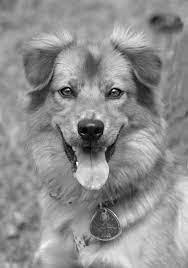
%> input picture exercises/image.jpeg, 188 x 268 px
$ octave esercitazione_12.m   (GNU Octave 9; MATLAB toolbox functions it lacks are replaced by stand-ins)
%> lines starting %> are read from the running program, lines starting %| are printed output that depends on the picture
%> the answer given: image.jpeg
%> further down, original is the input picture: size 268x188x3 uint8; min 0, max 255, mean 142.6
### exercises/checkGrey.m
% check if the image is grey level,
% in case it isn't it returns the grey level one

function mat = checkGrey(mat)
    tmp=size(size(mat));
%> tmp = [1 3]
    if(tmp(2)==3)
        mat=rgb2gray(mat);
    end
end

### exercises/resizeImage.m
% this function modifies the size of an image
% so its dimensions are a multiple of n,
% it will be used to divide the image in NxN blocks

function [image, numBlocks] = resizeImage(image, dimBlock)
%> called with dimBlock = 8
    dim = int16(size(image));
%> dim = [268 188]
    numBlocks = idivide(dim, dimBlock);
%> numBlocks = [33 23]
    newDim = numBlocks * 8;
%> newDim = [264 184]
    image = image(1:newDim(1), 1:newDim(2));
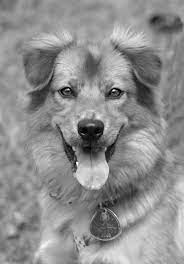
%> image: size 264x184 uint8; min 0, max 255, mean 142.1
end

### exercises/esercitazione_12.m
% ES 12
% Download  a  gray-level  image  (or  convert  a  color  image  to  a  grey-level    one)  compute  the
% discrete cosine transform (block 8x8) and plot it at a proper scale. Threshold the values of
% the  coefficients  of  the  cosine  transform  (the  threshold  is  parametric)  and  perform  the
% inverse  discrete  cosine transform.  Try  several  values  of  threshold  (i.e.,  the  mean  value  of
% the coefficients, the maximum value/2, ...) to investigate different strategy of thresholding
% masking.

% Clear command window.
clc;
% Delete all variables.
clear;
% Close all figure windows except those created by imtool.
close all;
% Close all figure windows created by imtool.
imtool close all;

[file, path] = uigetfile({'*.tiff;*.jpg;*.png;*.jpeg'}, "select an image");
original = imread(strcat(path, file));
% convert the image to gray level
image = checkGrey(original);
% modifies the size of the image to a multiple of block_size
block_size = 8;
image = resizeImage(image, block_size);
dim = size(image);
%> dim = [264 184]
% Display the transformed image using a logarithmic scale, in order to see
% which frequencies could be filtered
imTrasformed = dct2(image);
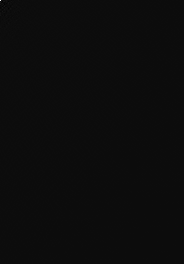
%> imTrasformed: size 264x184 double; min -1677.9, max 31319.3, mean 0.6; drawn with min black and max white
imshow(log(abs(imTrasformed)), []);
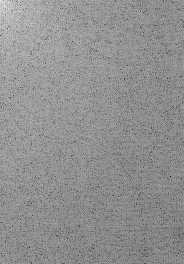
%> displayed picture: size 264x184, on the screen's scale of 0 to 255; min 0, max 255, mean 144.5
colormap parula;
colorbar;

% the threshold is set by the user
thresh = input("set the threshold ");
%> the answer given: 100

% The threshold is set by the user the higher frequencies are eliminated.
% This loop take a block of block_sizeXblock_size at once,
% executes on them the dct transform, applies the threshold and
% perform the inverse dct transform
imUserThreshL = image;

for i = 1:+block_size:dim(1)

    for j = 1:+block_size:dim(2)
        tmp = imUserThreshL(i:i + block_size - 1, j:j + block_size - 1);
        tmp = dct2(tmp);
        tmp(log(abs(tmp)) > thresh) = 0;
        tmp = idct2(tmp);
        imUserThreshL(i:(i + block_size - 1), j:(j + block_size - 1)) = tmp;

    end

end
%> after the loop, tmp = [166 164 164 168 174 175 169 163; 156 163 169 169 164 160 161 164; 154 161 166 166 159 154 154 157; 163 160 158 161 164 163 156 148; 164 161 160 163 168 167 160 153; 151 159 166 167 164 161 163 166; 141 150 159 162 160 160 163 167; 141 140 143 151 162 166 163 159]

% The threshold is the mean value, we take only the lower.
% This loop take a block of block_sizeXblock_size at once,
% executes on them the dct transform, applies the threshold and
% perform the inverse dct transform
imThreshMeanL = image;

for i = 1:+block_size:dim(1)

    for j = 1:+block_size:dim(2)
        tmp = imThreshMeanL(i:i + block_size - 1, j:j + block_size - 1);
        tmp = dct2(tmp);
        tmp(abs(tmp) > mean(abs(tmp), 'all')) = 0;
        tmp = idct2(tmp);
        imThreshMeanL(i:(i + block_size - 1), j:(j + block_size - 1)) = tmp;

    end

end
%> after the loop, tmp = [-2.46 0.3 3.94 5.97 6.82 5.85 3.49 2.25; -4.13 -1.89 0.474 2.44 2.59 0.563 -2.08 -3.83; -4.98 -2.74 -1.38 0.594 -1.26 -4.29 -7.93 -9.68; -2.18 -0.425 1.22 2.25 0.0968 -2.87 -6.23 -9.48; 0.445 2.2 4.84 5.87 5.72 2.75 -0.606 -2.85; -3.35 -0.104 3.26 6.23 8.37 7.34 5.7 3.95; -12.2 -7.95 -2.59 2.38 5.52 7.49 6.85 6.1; -19.28 -15.52 -8.88 -2.85 3 5.03 5.67 6.43]

% The threshold is the max/2 value, we take only the lower.
% This loop take a block of block_sizeXblock_size at once,
% executes on them the dct transform, applies the threshold and
% perform the inverse dct transform
imThreshMaxL = image;

for i = 1:+block_size:dim(1)

    for j = 1:+block_size:dim(2)
        tmp = imThreshMaxL(i:i + block_size - 1, j:j + block_size - 1);
        threshM = int8(max(abs(tmp), [], 'all') / 2);
        tmp = dct2(tmp);
        tmp(abs(tmp) > threshM) = 0;
        tmp = idct2(tmp);
        imThreshMaxL(i:(i + block_size - 1), j:(j + block_size - 1)) = tmp;

    end

end
%> after the loop, tmp = [5.48 3.48 3.48 7.48 13.48 14.48 8.48 2.48; -4.52 2.48 8.48 8.48 3.48 -0.516 0.484 3.48; -6.52 0.484 5.48 5.48 -1.52 -6.52 -6.52 -3.52; 2.48 -0.516 -2.52 0.484 3.48 2.48 -4.52 -12.52; 3.48 0.484 -0.516 2.48 7.48 6.48 -0.516 -7.52; -9.52 -1.52 5.48 6.48 3.48 0.484 2.48 5.48; -19.52 -10.52 -1.52 1.48 -0.516 -0.516 2.48 6.48; -19.52 -20.52 -17.52 -9.52 1.48 5.48 2.48 -1.52]
figure(1)
% Maximize figure.
set(gcf, 'Position', get(0, 'Screensize'));
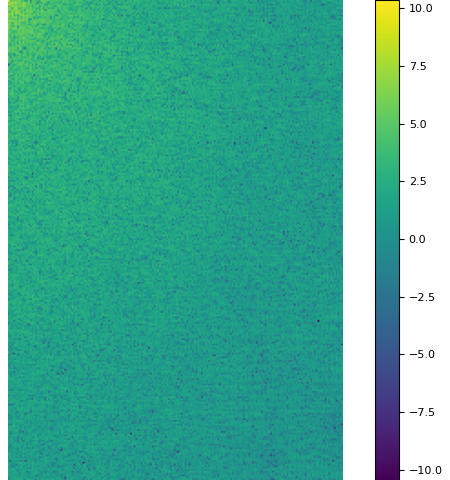
%> figure redrawn from the program's plot data

subplot(1, 4, 1)
imshow(image)
set(get(gca, 'Title'), 'String', 'Original');

subplot(1, 4, 2)
imshow(imUserThreshL)
set(get(gca, 'Title'), 'String', 'User thresh');

subplot(1, 4, 3)
imshow(imThreshMeanL)
set(get(gca, 'Title'), 'String', 'mean thresh');

subplot(1, 4, 4)
imshow(imThreshMaxL)
set(get(gca, 'Title'), 'String', 'max/2 thresh');
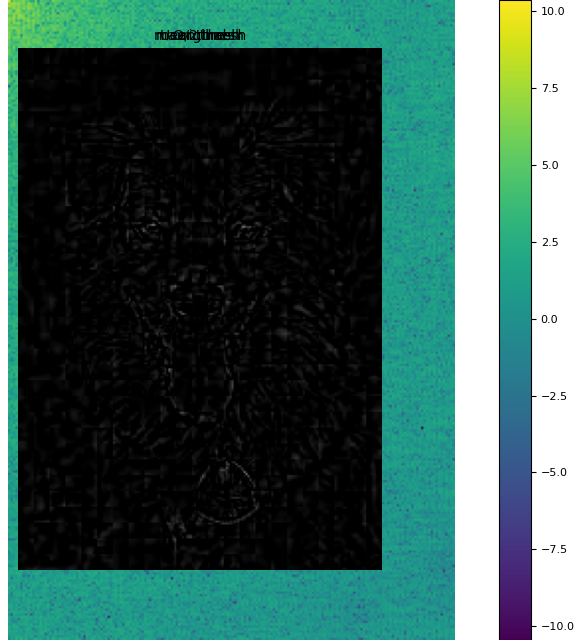
%> figure redrawn from the program's plot data, 5 panels

$ run again, on exercises/compressed.jpg
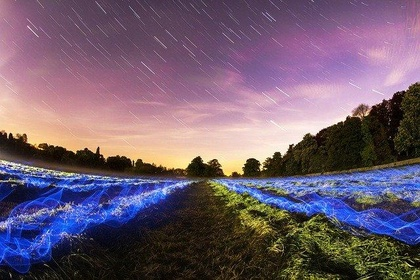
%> input picture exercises/compressed.jpg, 420 x 280 px, shrunk from 640 x 426 before the run
%> original is the input picture: size 280x420x3 uint8; mean R, G, B 112.2, 93.1, 111.3
%> after the loop `for i = 1:+block_size:dim(1)`: tmp = [135 125 97 68 40 57 198 82; 175 96 69 44 42 152 127 99; 62 101 29 69 137 155 124 99; 30 41 44 60 140 155 76 46; 42 38 70 79 145 59 62 77; 32 88 73 74 117 39 96 126; 47 44 61 107 130 101 103 106; 48 46 34 81 103 92 96 72]
%> after the loop `for i = 1:+block_size:dim(1)`: tmp = [-10.58 31.19 8.65 18.68 7.57 -25.86 22.39 -32.14; 17.48 7.18 -11.42 -6.78 -12.91 7.3 -17.86 -12.53; -34.19 -0.0844 -4.33 -15.44 19.79 2.68 0.879 43.16; -12.21 -18.6 -4.9 -14.12 13.91 13.68 15.24 -2.43; 11.41 -18.19 0.472 22.96 36.66 -27.34 2.2 -19.6; 2.72 16.53 -2.32 -11.69 -5.25 -18.37 0.581 7.48; -3.12 15 -20.18 7.04 14.24 -5.36 25.78 -5.99; -18.48 13.46 18.77 -12.14 7.98 -9.96 -0.207 -18.46]
%> after the loop `for i = 1:+block_size:dim(1)`:
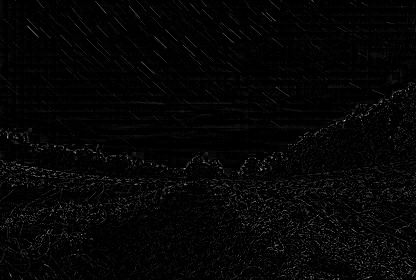
%> imThreshMaxL: size 280x416 uint8; min 0, max 199, mean 5.1
%> after the loop `for i = 1:+block_size:dim(1)`: tmp = [45.63 46.27 32.06 9.59 -26.01 -29.59 86.88 -45.58; 89.15 18.73 2.6 -17.94 -27.54 63.96 17.34 -25.06; -17.34 26.43 -40.09 0.559 60.96 64.26 17.03 -18.55; -40.84 -30.05 -28.62 -16.94 55.46 60.74 -27.45 -63.05; -19.64 -29.24 -6.43 -7.14 51.25 -39.07 -37.64 -22.85; -21.14 24.28 -6.95 -20.64 14.75 -62.59 -0.115 34.65; 0.371 -17.02 -21.64 5.85 21.25 -3.29 9.58 21.16; 4.89 -13.57 -50.1 -23.67 -9.27 -13.75 4.04 -9.32]
%> `set(gcf, 'Position', get(0, 'Screensize'));`:
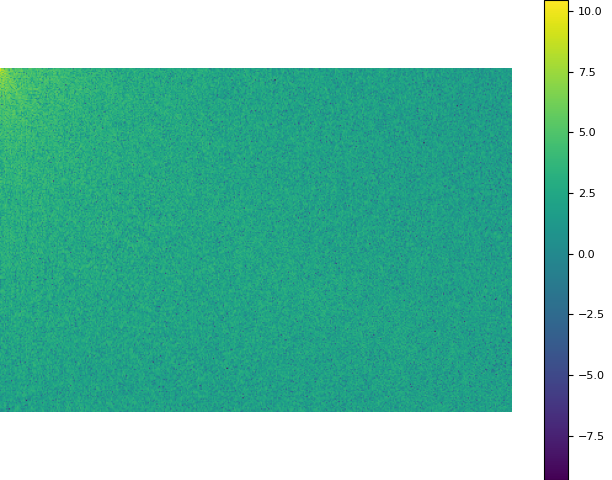
%> figure redrawn from the program's plot data
